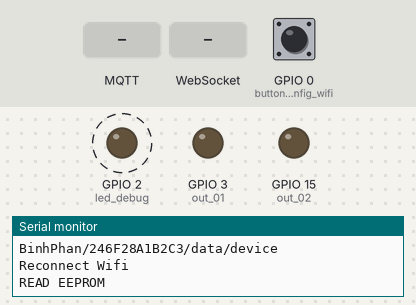
Simulated run of this sketch. Board: ESP32. Parts: output pins drawn as LEDs (lit = HIGH), the last lines printed to the serial monitor. Dashed ring = blinking. Inputs (shaded band) come from the test bench; at power-on: GPIO 0 (button_config_wifi) LOW. WiFi joins after 1.5 s; servers stay silent unless stated; a WiFi scan finds three made-up networks; EEPROM starts erased; no MQTT or app messages arrive unless stated.

Above: at 1.25 s.
1.3 s: GPIO 0 (button_config_wifi) pulled HIGH for 1 s
At 2.4 s:
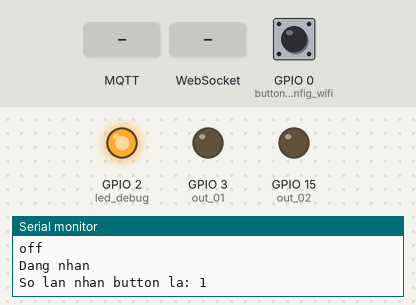
At 3.2 s:
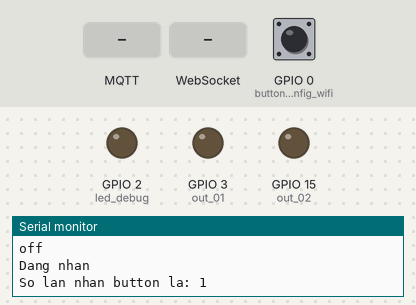
4.8 s: MQTT message "#" arrives on the first subscribed topic
8.3 s: WebSocket text "#" received
11.8 s: MQTT message "1" arrives on the first subscribed topic
15.3 s: WebSocket text "1" received
18.8 s: MQTT message "on" arrives on the first subscribed topic
Timing chart, 0 to 23.2 s (numbered marks = the images above; inputs shaded):
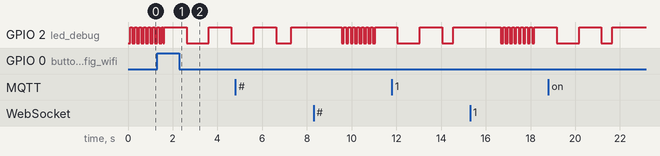

The sketch:

ESP32_bai_test.ino
```cpp
#include "wificonfig.h"
#include "PubSubClient.h"
#include <ArduinoJson.h>
#include <ESPmDNS.h>

#define button_config_wifi 0
#define led_debug 2
#define waiting_time_config 5000

#define out_01 3
#define out_02 15

String model_device = "BinhPhan";
// config wifi
byte rst_wifi = 0;
byte last_rst_wifi = 0;
byte flag_wifi_config = 0;
byte flag_wifi_config_ = 1;
unsigned long millis_rst_wifi = 0;
unsigned long millis_timeout_rst_wifi = 0;
unsigned long timeout_rst_wifi = 180000;  // 3 phút
// reconnect wifi
byte flag_begin_wifi = 0;  // trạng thái sẳn sàng kết nối wifi
// name device
String mac_addr_str = "";
String imei = "";
String name_device = "";
// access point config wifi
char *esp_ssid = "";
char *esp_pass = "";
// MQTT
char *DEVICE_NAME = "";
char *MQTT_HOST = "";
int MQTT_PORT = 0;
char *MQTT_USER = "";
char *MQTT_PASS = "";
byte willQoS = 0;
boolean willRetain = true;
String DEVICE_NAME_ = "";
String MQTT_HOST_ = "";
String MQTT_USER_ = "";
String MQTT_PASS_ = "";
credentials Credentials;
WiFiClient net;
PubSubClient client_mqtt(net);
//
byte flag_wifi_mqtt = 0;
// trạng thái auto mode
byte flag_auto_mode = 0;

// MQTT topic
// Lastwill
const char *willMessage = "offline";
char *MQTT_LASTWILL_TOPIC = "";
String MQTT_LASTWILL_TOPIC_STR = "";
// SUB
char *MQTT_SUB_DATA_TOPIC = "";
String MQTT_SUB_DATA_TOPIC_STR = "";
// PUB
char *MQTT_PUB_DATA_TOPIC = "";
String MQTT_PUB_DATA_TOPIC_STR = "";

// led debug
unsigned long previousMillis = 0;
const long interval = 1000;  // thời gian sáng tắt led khi kết nối thành công wifi
// led debug wifi
unsigned long previousMillis_problem_wifi = 0;
const long interval_problem_wifi = 100;  // thời gian sáng tắt led khi kết nối không thành công wifi
// button
unsigned long previousMillis_button = 0;
const long button_expiration_time = 1000;  // thời gian hết hạn của nút khi nhấn liên tiếp

// button
int buttonPushCounter = 0;  // số lần button được nhấn
int buttonState = 0;        // trạng thái hiện tại của button
int lastButtonState = 0;    // trạng thái trước đó của button

void Status_Online(void);
void config_wifi(void);
void reconnect_wifi(void);
void processing_main(void);
byte MQTT_connection(void);
void receivedCallback(char *topic, byte *payload, unsigned int length);
void led_debug_on(void);
void led_debug_off(void);
void heart_beat_led(void);
void led_problem_disconnected_wifi(void);
void out_01_fn(byte status);
void out_02_fn(byte status);
void funtion_button(void);
void state_auto_mode(byte state_auto_mode);

void setup() {
  Serial.begin(115200);
  // Setup button config wifi
  pinMode(button_config_wifi, INPUT);
  pinMode(led_debug, OUTPUT);
  pinMode(out_01, OUTPUT);
  pinMode(out_02, OUTPUT);
  out_01_fn(0);
  out_01_fn(0);
  led_debug_off();
  // Setup name device
  mac_addr_str = WiFi.macAddress();
  imei = mac_addr_str;
  name_device = mac_addr_str;
  imei.remove(2, 1);
  imei.remove(4, 1);
  imei.remove(6, 1);
  imei.remove(8, 1);
  imei.remove(10, 1);
  name_device.remove(0, 12);
  name_device.remove(2, 1);
  name_device = model_device + "_" + name_device;
  DEVICE_NAME_ = model_device + "_" + imei;
  Serial.println(mac_addr_str);
  Serial.println(imei);
  Serial.println(name_device);
  Serial.println(DEVICE_NAME_);
  // Read data in eeprom
  Credentials.Check_empty();
  Serial.print("SSID: ");
  Serial.println(Credentials.SSID_WIFI());
  Serial.print("PASS: ");
  Serial.println(Credentials.PASS_WIFI());
  MQTT_HOST_ = Credentials.URL_MQTT();
  MQTT_PORT = Credentials.PORT_MQTT().toInt();
  MQTT_USER_ = Credentials.USER_MQTT();
  MQTT_PASS_ = Credentials.PASS_MQTT();
  Serial.print("MQTT_HOST_: ");
  Serial.println(MQTT_HOST_);
  Serial.print("MQTT_PORT: ");
  Serial.println(MQTT_PORT);
  Serial.print("MQTT_USER_: ");
  Serial.println(MQTT_USER_);
  Serial.print("MQTT_PASS_: ");
  Serial.println(MQTT_PASS_);
  // topic MQTT
  // last will
  MQTT_LASTWILL_TOPIC_STR = model_device + "/" + imei + "/lastwill";
  Serial.println(MQTT_LASTWILL_TOPIC_STR);
  // SUB
  MQTT_SUB_DATA_TOPIC_STR = model_device + "/" + imei + "/data";
  Serial.println(MQTT_SUB_DATA_TOPIC_STR);
  // PUB
  MQTT_PUB_DATA_TOPIC_STR = model_device + "/" + imei + "/data/device";
  Serial.println(MQTT_PUB_DATA_TOPIC_STR);
}
byte RST_WIFI(void) {
  return !digitalRead(button_config_wifi);
}
byte wifi_config(void) {
  byte result = flag_wifi_config;
  rst_wifi = RST_WIFI();
  if (rst_wifi != last_rst_wifi && rst_wifi == 1) {
    millis_rst_wifi = millis();
  }
  last_rst_wifi = rst_wifi;
  // Nếu nhấn giữ nút đủ 5 giây >= giá trị waiting_time_config
  if (rst_wifi == 1 && ((unsigned long)(millis() - millis_rst_wifi) >= waiting_time_config)) {
    if (flag_wifi_config_) {
      // Hiển thị 1 lần thông báo bắt đầu vào wifi config
      led_debug_on();  // sáng led báo trạng thái mode wifi config
      Serial.println("Button Begin Config!");
      Serial.println("Wifi Config !");
      config_wifi();
      flag_wifi_config = 1;
      flag_wifi_config_ = 0;  // Không hiển thị thông báo nửa
      millis_timeout_rst_wifi = millis();
    }
  }
  result = flag_wifi_config;  // 1
  return result;
}
void config_wifi(void) {
  if (!MDNS.begin("BinhPhan")) {
    Serial.println("Error starting mDNS");
    return;
  }
  char DEVICE_NAME_CH[name_device.length()];
  name_device.toCharArray(DEVICE_NAME_CH, name_device.length() + 1);
  esp_ssid = DEVICE_NAME_CH;
  Credentials.setupAP(esp_ssid, esp_pass);
}
void reconnect_wifi(void) {
  // Sẵn sàng connect wifi
  if (flag_begin_wifi == 0) {
    Serial.println("Reconnect Wifi");
    Credentials.EEPROM_Config();
    Credentials.ConectWifi(1);
    flag_begin_wifi = 1;  // Đã cấu hình kết nối xong và đưa cờ về trạng thái chờ
  } else {
    // Nếu kết nối wifi thành công thì kết nối MQTT
    if (Credentials.ConectWifi(0)) {
      led_debug_off();  // tắt led
      char MQTT_HOST_CH[MQTT_HOST_.length()];
      MQTT_HOST_.toCharArray(MQTT_HOST_CH, MQTT_HOST_.length() + 1);
      MQTT_HOST = MQTT_HOST_CH;

      Serial.println("Wifi connected");
      flag_begin_wifi = 0;  // trả cờ về trạng thái sẵn sàng
      Serial.println("Connect MQTT: ");
      client_mqtt.setServer(MQTT_HOST, MQTT_PORT);
      client_mqtt.setCallback(receivedCallback);
      if (MQTT_connection()) {
        // báo trạng thái online lên server
        Status_Online();
      } else {
        // Viết chương trình xử lý logic khi offline tại đây
        led_debug_off();  // tắt led
      }
    } else {
      led_problem_disconnected_wifi();  // nếu không kết nối được wifi thì led nháy 100ms
    }
  }
}
void loop() {
  // Nếu nhấn giữ nút 5 giây thì vào wifi config
  if (wifi_config()) {
    // Web Server local open cho phép truy cập cấu hình
    Credentials.server_loops();
    // Nếu hết thời gian 3 phút thì tự động thoát chế độ wifi config
    if ((unsigned long)(millis() - millis_timeout_rst_wifi) >= timeout_rst_wifi) {
      millis_timeout_rst_wifi = millis();
      WiFi.softAPdisconnect(true);
      Serial.println("Timeout Wifi Config!");
      flag_wifi_config = 0;
      flag_wifi_config_ = 1;
      flag_begin_wifi = 0;
    } else {
      // nhấn giữ 3 giây để thoát chế độ wifi config
      rst_wifi = RST_WIFI();
      if (rst_wifi != last_rst_wifi && rst_wifi == 1) {
        millis_rst_wifi = millis();
      }
      last_rst_wifi = rst_wifi;
      if (rst_wifi == 1 && ((unsigned long)(millis() - millis_rst_wifi) >= 3000)) {
        millis_rst_wifi = millis();
        WiFi.softAPdisconnect(true);
        Serial.println("End Wifi Config!");
        flag_wifi_config = 0;
        flag_wifi_config_ = 1;
        flag_begin_wifi = 0;
      }
    }
  } else {
    // Chường trình chức năng chính nếu không vào wifi config
    processing_main();
  }
}
void processing_main(void) {
  // Nếu kết nối wifi thành công và kết nối MQTT thành công
  if (WiFi.status() == WL_CONNECTED && flag_begin_wifi == 0 && client_mqtt.connected()) {
    client_mqtt.loop();
    // Viết chương trình xử lý logic khi online tại đây
    heart_beat_led();
    funtion_button();
  } else {
    reconnect_wifi();
  }
}
byte MQTT_connection(void) {
  int i = 0;
  while (!client_mqtt.connected()) {

    char DEVICE_NAME_CH[DEVICE_NAME_.length()];
    DEVICE_NAME_.toCharArray(DEVICE_NAME_CH, DEVICE_NAME_.length() + 1);
    DEVICE_NAME = DEVICE_NAME_CH;

    char MQTT_USER_CH[MQTT_USER_.length()];
    MQTT_USER_.toCharArray(MQTT_USER_CH, MQTT_USER_.length() + 1);
    MQTT_USER = MQTT_USER_CH;

    char MQTT_PASS_CH[MQTT_PASS_.length()];
    MQTT_PASS_.toCharArray(MQTT_PASS_CH, MQTT_PASS_.length() + 1);
    MQTT_PASS = MQTT_PASS_CH;

    char MQTT_LASTWILL_TOPIC_CH[MQTT_LASTWILL_TOPIC_STR.length()];
    MQTT_LASTWILL_TOPIC_STR.toCharArray(MQTT_LASTWILL_TOPIC_CH, MQTT_LASTWILL_TOPIC_STR.length() + 1);
    MQTT_LASTWILL_TOPIC = MQTT_LASTWILL_TOPIC_CH;

    Serial.println("MQTT connecting......");
    if (client_mqtt.connect(DEVICE_NAME, MQTT_USER, MQTT_PASS, MQTT_LASTWILL_TOPIC, willQoS, willRetain, willMessage)) {
      Serial.println("connected");

      char MQTT_SUB_DATA_TOPIC_CH[MQTT_SUB_DATA_TOPIC_STR.length()];
      MQTT_SUB_DATA_TOPIC_STR.toCharArray(MQTT_SUB_DATA_TOPIC_CH, MQTT_SUB_DATA_TOPIC_STR.length() + 1);
      MQTT_SUB_DATA_TOPIC = MQTT_SUB_DATA_TOPIC_CH;
      client_mqtt.subscribe(MQTT_SUB_DATA_TOPIC);
    } else {
      flag_wifi_mqtt = 1;
      return 0;
      /*
        Serial.print("failed, status code =");
        Serial.println(client_mqtt.state());
        i = i + 1;
        if (i >= 2)
        {
        flag_wifi_mqtt = 1;
        return 0;
        }*/
    }
  }
  flag_wifi_mqtt = 0;
  return 1;
}
void receivedCallback(char *topic, byte *payload, unsigned int length) {
  String mqtt_input = "";
  String topic_str = String(topic);
  Serial.print("Received [");
  Serial.print(topic);
  Serial.print("]: ");
  for (int i = 0; i < length; i++) {
    mqtt_input = mqtt_input + (char)payload[i];
  }
  Serial.println(mqtt_input);
  if (topic_str == MQTT_SUB_DATA_TOPIC_STR) {
    Serial.print("Data: ");
    Serial.println(mqtt_input);
    char mqtt_input_char[length];
    mqtt_input.toCharArray(mqtt_input_char, length + 1);
    StaticJsonDocument<200> doc;
    DeserializationError error = deserializeJson(doc, mqtt_input_char);
    if (error) {
      Serial.print(F("deserializeJson() failed: "));
      Serial.println(error.f_str());
      return;
    }
    if (doc.containsKey("out_01")) {
      byte data_out_01 = doc["out_01"];
      Serial.println(data_out_01);
      out_01_fn(data_out_01);
    }
    if (doc.containsKey("out_02")) {
      byte data_out_02 = doc["out_02"];
      Serial.println(data_out_02);
      out_02_fn(data_out_02);
    }
    if (doc.containsKey("auto_mode")) {
      flag_auto_mode = doc["auto_mode"];
      Serial.println(flag_auto_mode);
    }
  }
}
void Status_Online(void) {
  String json_pub = "online";
  int length_json = json_pub.length();
  char Buf[length_json];
  json_pub.toCharArray(Buf, length_json + 1);
  Serial.println(Buf);
  Serial.println("");

  char MQTT_LASTWILL_TOPIC_CH[MQTT_LASTWILL_TOPIC_STR.length()];
  MQTT_LASTWILL_TOPIC_STR.toCharArray(MQTT_LASTWILL_TOPIC_CH, MQTT_LASTWILL_TOPIC_STR.length() + 1);
  MQTT_LASTWILL_TOPIC = MQTT_LASTWILL_TOPIC_CH;
  client_mqtt.publish(MQTT_LASTWILL_TOPIC, Buf);
}
void led_debug_on(void) {
  return digitalWrite(led_debug, HIGH);
}
void led_debug_off(void) {
  return digitalWrite(led_debug, LOW);
}
void heart_beat_led(void) {
  unsigned long currentMillis = millis();
  if (currentMillis - previousMillis >= interval) {
    previousMillis = currentMillis;
    digitalWrite(led_debug, !digitalRead(led_debug));
  }
}
void led_problem_disconnected_wifi(void) {
  unsigned long currentMillis_problem_wifi = millis();
  if (currentMillis_problem_wifi - previousMillis_problem_wifi >= interval_problem_wifi) {
    previousMillis_problem_wifi = currentMillis_problem_wifi;
    digitalWrite(led_debug, !digitalRead(led_debug));
  }
}
void out_01_fn(byte status) {
  digitalWrite(out_01, status);
}
void out_02_fn(byte status) {
  digitalWrite(out_02, status);
}
void funtion_button(void) {
  // đọc giá trị hiện tại của button
  buttonState = digitalRead(button_config_wifi);

  // so sánh với giá trị trước đó
  if (buttonState != lastButtonState) {
    if (buttonState == LOW) {
      // Nếu trạng thái bây giờ là button đang được nhấn
      // thì hiển nhiên trước đó là button chưa được nhấn (điều kiện trên)
      // chúng ta sẽ tăng số lần nhấn button lên 1
      buttonPushCounter++;
      Serial.println("Dang nhan");
      Serial.print("So lan nhan button la: ");
      Serial.println(buttonPushCounter);
      previousMillis_button = millis();
    } else {
      // Nếu trạng thái bây giờ là button đang được THẢ
      // thì hiển nhiên trước đó là button đang được nhấn (điều kiện trên)
      // Chúng ta sẽ thông báo là button đang được thả và không làm gì cả
      Serial.println("off");
    }
  }
  // lưu lại trạng thái button cho lần kiểm tra tiếp theo
  lastButtonState = buttonState;
  // nếu quá thời gian thì số lần nhấn nút sẻ reset lại về 0
  if (millis() - previousMillis_button >= button_expiration_time) {
    if (buttonPushCounter == 3) {
      // on/off auto mode
      Serial.println("on/off auto mode");
      state_auto_mode(!flag_auto_mode);
      flag_auto_mode = !flag_auto_mode;
    } else if (buttonPushCounter == 2) {
      // Triggle uotput 2
      Serial.println("Triggle uotput 2");
      if(!flag_auto_mode)out_02_fn(!digitalRead(out_02));
    } else if (buttonPushCounter == 1 && buttonState == HIGH) {
      // Triggle uotput 1
      Serial.println("Triggle uotput 1");
      if(!flag_auto_mode)out_01_fn(!digitalRead(out_01));
    }
    buttonPushCounter = 0;
  }
}
void state_auto_mode(byte state_auto_mode) {
  String json_pub = "{\"auto_mode_device\":" + String(state_auto_mode) + "}";
  int length_json = json_pub.length();
  char Buf[length_json];
  json_pub.toCharArray(Buf, length_json + 1);
  Serial.println(Buf);
  Serial.println("");

  char MQTT_PUB_DATA_TOPIC_CH[MQTT_PUB_DATA_TOPIC_STR.length()];
  MQTT_PUB_DATA_TOPIC_STR.toCharArray(MQTT_PUB_DATA_TOPIC_CH, MQTT_PUB_DATA_TOPIC_STR.length() + 1);
  MQTT_PUB_DATA_TOPIC = MQTT_PUB_DATA_TOPIC_CH;
  client_mqtt.publish(MQTT_PUB_DATA_TOPIC, Buf);
}
```

wificonfig.h
```cpp
//PhanThanhBinh-0889331222
#ifdef ESP8266
#include <ESP8266WiFi.h>
#elif defined(ESP32)
#include <WiFi.h>
#else
#error "Board not found"
#endif

#include "Arduino.h"
#include "ESPAsyncWebServer.h"
#include "WebSocketsServer.h"
#include "SPIFFS.h"
#include <ArduinoJson.h>
#include <EEPROM.h>
#include <string.h>


class credentials {
  public:
    bool credentials_get();
    bool ConectWifi(byte flag);
    void setupAP(char* softap_ssid, char* softap_pass);
    void server_loops(void);
    void EEPROM_Config(void);
    void Erase_eeprom(void);
    void Check_empty(void);
    String SSID_WIFI(void);
    String PASS_WIFI(void);
    String URL_MQTT(void);
    String PORT_MQTT(void);
    String USER_MQTT(void);
    String PASS_MQTT(void);
  private:
    void scan_wifi(void);
    bool _testWifi(void);
    void _launchWeb(void);
    void _createWebServer(void);
    String SSID_to_HEX(String ssid);
    String ssid = "";
    String pass = "";
    String url = "";
    String port = "";
    String user_mqtt = "";
    String pass_mqtt = "";
};
```

Source omitted: wificonfig.cpp (16459 bytes)
